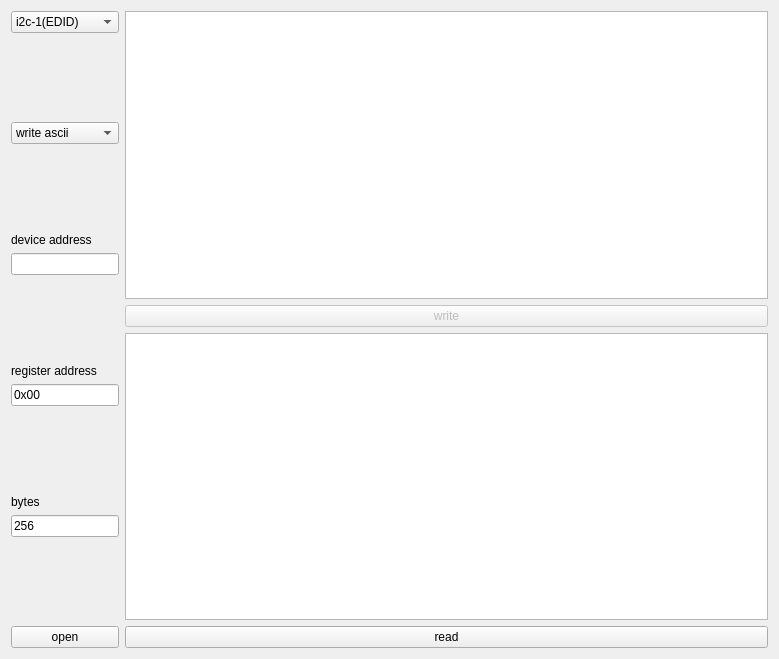
<?xml version="1.0" encoding="UTF-8"?>
<ui version="4.0">
 <class>Eeprom</class>
 <widget class="QWidget" name="Eeprom">
  <property name="geometry">
   <rect>
    <x>0</x>
    <y>0</y>
    <width>779</width>
    <height>659</height>
   </rect>
  </property>
  <property name="windowTitle">
   <string>MainWindow</string>
  </property>
  <layout class="QHBoxLayout" name="horizontalLayout">
   <item>
    <layout class="QHBoxLayout" name="horizontalLayout_3"/>
   </item>
   <item>
    <layout class="QVBoxLayout" name="verticalLayout">
     <item>
      <widget class="QComboBox" name="comboBox_dev">
       <property name="sizePolicy">
        <sizepolicy hsizetype="Preferred" vsizetype="Fixed">
         <horstretch>0</horstretch>
         <verstretch>0</verstretch>
        </sizepolicy>
       </property>
       <item>
        <property name="text">
         <string>i2c-1(EDID)</string>
        </property>
       </item>
       <item>
        <property name="text">
         <string>i2c-2(TB573)</string>
        </property>
       </item>
       <item>
        <property name="text">
         <string>i2c-3(24C02)</string>
        </property>
       </item>
      </widget>
     </item>
     <item>
      <spacer name="verticalSpacer_4">
       <property name="orientation">
        <enum>Qt::Vertical</enum>
       </property>
       <property name="sizeHint" stdset="0">
        <size>
         <width>20</width>
         <height>40</height>
        </size>
       </property>
      </spacer>
     </item>
     <item>
      <widget class="QComboBox" name="comboBox">
       <item>
        <property name="text">
         <string>write ascii</string>
        </property>
       </item>
       <item>
        <property name="text">
         <string>write hex</string>
        </property>
       </item>
      </widget>
     </item>
     <item>
      <spacer name="verticalSpacer_5">
       <property name="orientation">
        <enum>Qt::Vertical</enum>
       </property>
       <property name="sizeHint" stdset="0">
        <size>
         <width>20</width>
         <height>40</height>
        </size>
       </property>
      </spacer>
     </item>
     <item>
      <widget class="QLabel" name="label_2">
       <property name="text">
        <string>device address</string>
       </property>
      </widget>
     </item>
     <item>
      <widget class="QLineEdit" name="lineEdit_addr">
       <property name="enabled">
        <bool>true</bool>
       </property>
       <property name="sizePolicy">
        <sizepolicy hsizetype="Maximum" vsizetype="Fixed">
         <horstretch>0</horstretch>
         <verstretch>0</verstretch>
        </sizepolicy>
       </property>
       <property name="text">
        <string/>
       </property>
      </widget>
     </item>
     <item>
      <spacer name="verticalSpacer">
       <property name="orientation">
        <enum>Qt::Vertical</enum>
       </property>
       <property name="sizeHint" stdset="0">
        <size>
         <width>20</width>
         <height>40</height>
        </size>
       </property>
      </spacer>
     </item>
     <item>
      <widget class="QLabel" name="label_3">
       <property name="text">
        <string>register address</string>
       </property>
      </widget>
     </item>
     <item>
      <widget class="QLineEdit" name="lineEdit_reg">
       <property name="enabled">
        <bool>true</bool>
       </property>
       <property name="sizePolicy">
        <sizepolicy hsizetype="Maximum" vsizetype="Fixed">
         <horstretch>0</horstretch>
         <verstretch>0</verstretch>
        </sizepolicy>
       </property>
       <property name="text">
        <string>0x00</string>
       </property>
      </widget>
     </item>
     <item>
      <spacer name="verticalSpacer_2">
       <property name="orientation">
        <enum>Qt::Vertical</enum>
       </property>
       <property name="sizeHint" stdset="0">
        <size>
         <width>20</width>
         <height>40</height>
        </size>
       </property>
      </spacer>
     </item>
     <item>
      <widget class="QLabel" name="label_4">
       <property name="text">
        <string>bytes</string>
       </property>
      </widget>
     </item>
     <item>
      <widget class="QLineEdit" name="lineEdit_len">
       <property name="sizePolicy">
        <sizepolicy hsizetype="Maximum" vsizetype="Fixed">
         <horstretch>0</horstretch>
         <verstretch>0</verstretch>
        </sizepolicy>
       </property>
       <property name="text">
        <string>256</string>
       </property>
      </widget>
     </item>
     <item>
      <spacer name="verticalSpacer_3">
       <property name="orientation">
        <enum>Qt::Vertical</enum>
       </property>
       <property name="sizeHint" stdset="0">
        <size>
         <width>20</width>
         <height>40</height>
        </size>
       </property>
      </spacer>
     </item>
     <item>
      <widget class="QPushButton" name="pushButton_open">
       <property name="sizePolicy">
        <sizepolicy hsizetype="Preferred" vsizetype="Fixed">
         <horstretch>0</horstretch>
         <verstretch>0</verstretch>
        </sizepolicy>
       </property>
       <property name="text">
        <string>open</string>
       </property>
      </widget>
     </item>
    </layout>
   </item>
   <item>
    <layout class="QVBoxLayout" name="verticalLayout_4">
     <item>
      <layout class="QVBoxLayout" name="verticalLayout_2">
       <item>
        <widget class="QTextEdit" name="textEdit_write">
         <property name="html">
          <string>&lt;!DOCTYPE HTML PUBLIC &quot;-//W3C//DTD HTML 4.0//EN&quot; &quot;http://www.w3.org/TR/REC-html40/strict.dtd&quot;&gt;
&lt;html&gt;&lt;head&gt;&lt;meta name=&quot;qrichtext&quot; content=&quot;1&quot; /&gt;&lt;style type=&quot;text/css&quot;&gt;
p, li { white-space: pre-wrap; }
&lt;/style&gt;&lt;/head&gt;&lt;body style=&quot; font-family:'Sans Serif'; font-size:9pt; font-weight:400; font-style:normal;&quot;&gt;
&lt;p style=&quot;-qt-paragraph-type:empty; margin-top:0px; margin-bottom:0px; margin-left:0px; margin-right:0px; -qt-block-indent:0; text-indent:0px; font-family:'Ubuntu'; font-size:11pt;&quot;&gt;&lt;br /&gt;&lt;/p&gt;&lt;/body&gt;&lt;/html&gt;</string>
         </property>
        </widget>
       </item>
       <item>
        <widget class="QPushButton" name="pushButton_write">
         <property name="enabled">
          <bool>false</bool>
         </property>
         <property name="text">
          <string>write</string>
         </property>
        </widget>
       </item>
      </layout>
     </item>
     <item>
      <layout class="QVBoxLayout" name="verticalLayout_3">
       <item>
        <widget class="QTextEdit" name="textEdit_read">
         <property name="enabled">
          <bool>true</bool>
         </property>
        </widget>
       </item>
       <item>
        <widget class="QPushButton" name="pushButton_read">
         <property name="text">
          <string>read</string>
         </property>
        </widget>
       </item>
      </layout>
     </item>
    </layout>
   </item>
  </layout>
 </widget>
 <layoutdefault spacing="6" margin="11"/>
 <resources/>
 <connections/>
</ui>
